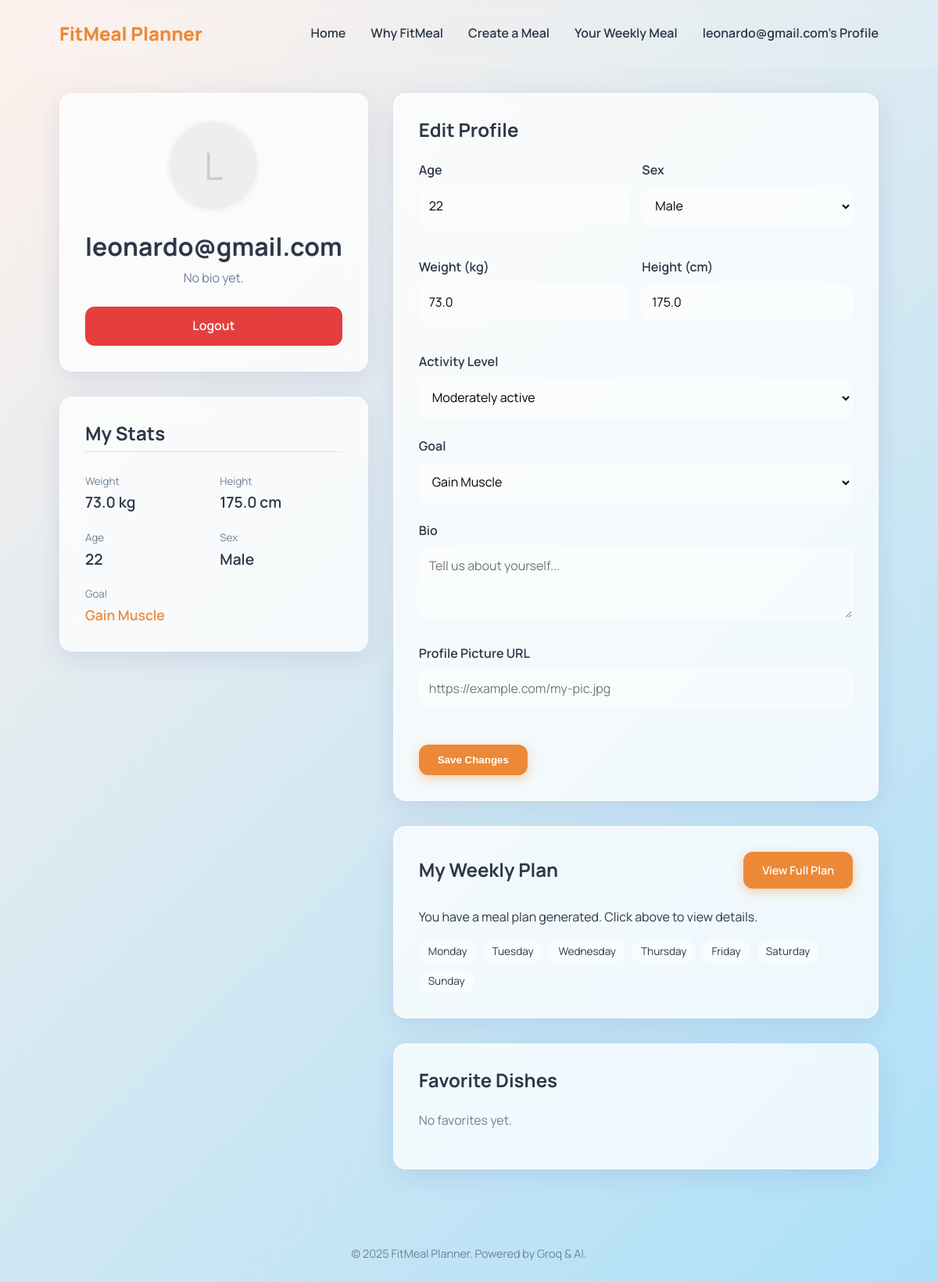
/profile (signed in), run on an earlier commit of the app's database.
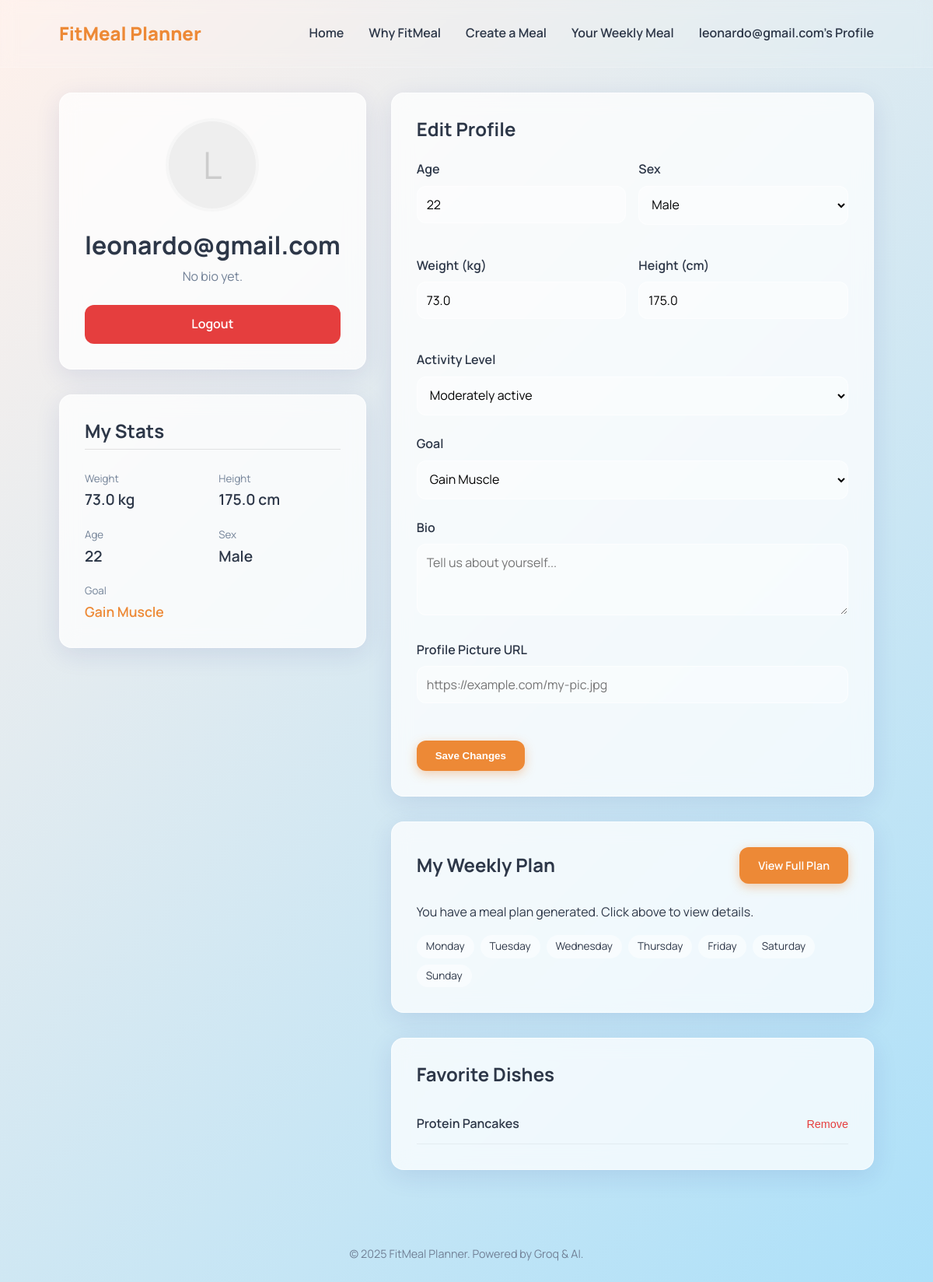
And on a later commit of the database.
### tables this page shows
CREATE TABLE user_profiles (
            user_id TEXT PRIMARY KEY,
            weight REAL,
            height REAL,
            sex TEXT,
            age INTEGER,
            goal TEXT,
            activity_level TEXT, bio TEXT, profile_pic TEXT,
            FOREIGN KEY (user_id) REFERENCES users (id)
        );

CREATE TABLE favorites (
            user_id TEXT,
            recipe_id TEXT,
            recipe_name TEXT,
            PRIMARY KEY (user_id, recipe_id),
            FOREIGN KEY (user_id) REFERENCES users (id)
        );

### app.py (the view, shortened to what this page needs)
@app.route('/profile', methods=['GET', 'POST'])
@login_required
def profile():
    user_id = session.get('user_id')
    message = None
    profile = database.get_user_profile(user_id)
    plan = database.get_plan(user_id)
    favorites = database.get_favorites(user_id)
    return render_template('profile.html', profile=profile, plan=plan, favorites=favorites, message=message)

### app.py (called while the page is built)
def login_required(f):
    from functools import wraps
    @wraps(f)
    def decorated_function(*args, **kwargs):
        if 'username' not in session:
            return redirect(url_for('login'))
        return f(*args, **kwargs)
    return decorated_function

### database.py (called while the page is built)
def get_db_connection():
    conn = sqlite3.connect(DB_NAME)
    conn.row_factory = sqlite3.Row
    return conn

def get_plan(user_id):
    conn = get_db_connection()
    row = conn.execute('SELECT plan_data, status FROM plans WHERE user_id = ?', (user_id,)).fetchone()
    conn.close()
    if row:
        return {
            'week_plan': json.loads(row['plan_data'])['week_plan'],
            'status': row['status']
        }
    return None

def get_user_profile(user_id):
    conn = get_db_connection()
    row = conn.execute('SELECT * FROM user_profiles WHERE user_id = ?', (user_id,)).fetchone()
    conn.close()
    if row:
        return dict(row)
    return None

def get_favorites(user_id):
    conn = get_db_connection()
    rows = conn.execute('SELECT * FROM favorites WHERE user_id = ?', (user_id,)).fetchall()
    conn.close()
    return [dict(row) for row in rows]

### templates/profile.html (shortened to what this page needs)
{% extends "base.html" %}
{% block content %}
<div class="container" style="padding-top: 2rem; padding-bottom: 4rem;">
    <div style="display: grid; grid-template-columns: 1fr 2fr; gap: 2rem; align-items: start;">
        <div style="display: flex; flex-direction: column; gap: 2rem;">
            <div class="glass-card" style="padding: 2rem; text-align: center;">
                <div style="width: 120px; height: 120px; border-radius: 50%; background: #eee; margin: 0 auto 1.5rem; overflow: hidden; border: 4px solid rgba(255,255,255,0.5);">
                    {% if profile and profile.profile_pic %}
                        <img src="{{ profile.profile_pic }}" alt="Profile Pic" style="width: 100%; height: 100%; object-fit: cover;">
                    {% else %}
                        <div style="width: 100%; height: 100%; display: flex; align-items: center; justify-content: center; font-size: 3rem; color: #ccc;">
                            {{ session.username[0] | upper }}
                        </div>
                    {% endif %}
                </div>
                <h2 style="margin-bottom: 0.5rem;">{{ session.username }}</h2>
                <p style="color: var(--color-text-muted); margin-bottom: 1.5rem;">{{ profile.bio if profile and profile.bio else "No bio yet." }}</p>
                <a href="{{ url_for('logout') }}" onclick="return confirm('Are you sure you want to logout?');" class="btn" style="background: #e53e3e; color: white; width: 100%;">Logout</a>
            </div>
            <div class="glass-card" style="padding: 2rem;">
                <h3 style="margin-bottom: 1.5rem; border-bottom: 1px solid rgba(0,0,0,0.1); padding-bottom: 0.5rem;">My Stats</h3>
                <div style="display: grid; grid-template-columns: 1fr 1fr; gap: 1rem;">
                    <div>
                        <small style="color: var(--color-text-muted);">Weight</small>
                        <div style="font-size: 1.2rem; font-weight: 600;">{{ profile.weight if profile and profile.weight else "--" }} kg</div>
                    </div>
                    <div>
                        <small style="color: var(--color-text-muted);">Height</small>
                        <div style="font-size: 1.2rem; font-weight: 600;">{{ profile.height if profile and profile.height else "--" }} cm</div>
                    </div>
                    <div>
                        <small style="color: var(--color-text-muted);">Age</small>
                        <div style="font-size: 1.2rem; font-weight: 600;">{{ profile.age if profile and profile.age else "--" }}</div>
                    </div>
                    <div>
                        <small style="color: var(--color-text-muted);">Sex</small>
                        <div style="font-size: 1.2rem; font-weight: 600;">{{ profile.sex if profile and profile.sex else "--" }}</div>
                    </div>
                </div>
                <div style="margin-top: 1rem;">
                    <small style="color: var(--color-text-muted);">Goal</small>
                    <div style="font-size: 1.1rem; font-weight: 600; color: var(--color-accent);">{{ profile.goal if profile and profile.goal else "--" }}</div>
                </div>
            </div>
        </div>
        <div style="display: flex; flex-direction: column; gap: 2rem;">
            <div class="glass-card" style="padding: 2rem;">
                <h3 style="margin-bottom: 1.5rem;">Edit Profile</h3>
                <form action="{{ url_for('profile') }}" method="POST">
                    <div style="display: grid; grid-template-columns: 1fr 1fr; gap: 1rem;">
                        <div class="form-group">
                            <label for="age">Age</label>
                            <input type="number" id="age" name="age" value="{{ profile.age if profile else '' }}" min="1" max="120">
                        </div>
                        <div class="form-group">
                            <label for="sex">Sex</label>
                            <select id="sex" name="sex">
                                <option value="Male" {% if profile and profile.sex == 'Male' %}selected{% endif %}>Male</option>
                            </select>
                        </div>
                        <div class="form-group">
                            <label for="weight">Weight (kg)</label>
                            <input type="number" id="weight" name="weight" value="{{ profile.weight if profile else '' }}" step="0.1" min="1">
                        </div>
                        <div class="form-group">
                            <label for="height">Height (cm)</label>
                            <input type="number" id="height" name="height" value="{{ profile.height if profile else '' }}" min="1">
                        </div>
                    </div>
                    <div class="form-group" style="margin-top: 1rem;">
                        <label for="activity_level">Activity Level</label>
                        <select id="activity_level" name="activity_level">
                            <option value="Moderately active" {% if profile and profile.activity_level == 'Moderately active' %}selected{% endif %}>Moderately active</option>
                        </select>
                    </div>
                    <div class="form-group" style="margin-top: 1rem;">
                        <label for="goal">Goal</label>
                        <select id="goal" name="goal">
                            <option value="Gain Muscle" {% if profile and profile.goal == 'Gain Muscle' %}selected{% endif %}>Gain Muscle</option>
                        </select>
                    </div>
                    <div class="form-group" style="margin-top: 1rem;">
                        <label for="bio">Bio</label>
                        <textarea id="bio" name="bio" rows="3" placeholder="Tell us about yourself...">{{ profile.bio if profile and profile.bio else '' }}</textarea>
                    </div>
                    <div class="form-group" style="margin-top: 1rem;">
                        <label for="profile_pic">Profile Picture URL</label>
                        <input type="url" id="profile_pic" name="profile_pic" value="{{ profile.profile_pic if profile and profile.profile_pic else '' }}" placeholder="https://example.com/my-pic.jpg">
                    </div>
                    <button type="submit" class="btn btn-primary" style="margin-top: 1.5rem;">Save Changes</button>
                </form>
            </div>
            <div class="glass-card" style="padding: 2rem;">
                <div style="display: flex; justify-content: space-between; align-items: center; margin-bottom: 1.5rem;">
                    <h3 style="margin: 0;">My Weekly Plan</h3>
                    <a href="{{ url_for('plan') }}" class="btn btn-primary" style="font-size: 0.9rem;">View Full Plan</a>
                </div>
                {% if plan and plan.week_plan %}
                    <p>You have a meal plan generated. Click above to view details.</p>
                    <div style="display: flex; gap: 0.5rem; flex-wrap: wrap; margin-top: 1rem;">
                        {% for day in plan.week_plan %}
                            <span style="background: rgba(255,255,255,0.5); padding: 0.25rem 0.75rem; border-radius: 20px; font-size: 0.85rem;">{{ day }}</span>
                        {% endfor %}
                    </div>
                {% else %}
                    <p style="color: var(--color-text-muted);">No plan generated yet.</p>
                    <a href="{{ url_for('planner') }}" style="color: var(--color-accent); font-weight: 600;">Create one now &rarr;</a>
                {% endif %}
            </div>
            <div class="glass-card" style="padding: 2rem;">
                <h3 style="margin-bottom: 1.5rem;">Favorite Dishes</h3>
                {% if favorites %}
                    <ul style="list-style: none; padding: 0;">
                        {% for fav in favorites %}
                        <li style="display: flex; justify-content: space-between; align-items: center; padding: 0.75rem 0; border-bottom: 1px solid rgba(0,0,0,0.05);">
                            <span style="font-weight: 600; color: var(--color-text);">{{ fav.recipe_name }}</span>
                            <form action="{{ url_for('remove_favorite_route', recipe_id=fav.recipe_id) }}" method="POST" style="display: inline;">
                                <button type="submit" style="background: none; border: none; color: #e53e3e; cursor: pointer; font-size: 0.9rem;">Remove</button>
                            </form>
                        </li>
                        {% endfor %}
                    </ul>
                {% else %}
                    <p style="color: var(--color-text-muted);">No favorites yet.</p>
                {% endif %}
            </div>
        </div>
    </div>
</div>
{% endblock %}

### templates/base.html (shortened to what this page needs)
<!DOCTYPE html>
<html lang="en">
<head>
    <link rel="stylesheet" href="{{ url_for('static', filename='styles.css') }}">
</head>
<body>
    <header>
        <div class="container">
            <nav>
                <a href="{{ url_for('index') }}" class="logo">FitMeal Planner</a>
                <ul class="nav-links">
                    <li><a href="{{ url_for('index') }}">Home</a></li>
                    <li><a href="{{ url_for('about') }}">Why FitMeal</a></li>
                    {% if session.get('username') %}
                        <li><a href="{{ url_for('planner') }}">Create a Meal</a></li>
                        <li><a href="{{ url_for('plan') }}">Your Weekly Meal</a></li>
                        <li><a href="{{ url_for('profile') }}" style="font-weight: 600;">{{ session.username }}'s Profile</a></li>
                    {% else %}
                        <li><a href="{{ url_for('login') }}" class="btn btn-primary" style="padding: 0.5rem 1rem; color: white;">Login / Sign Up</a></li>
                    {% endif %}
                </ul>
            </nav>
        </div>
    </header>
    <main>
        {% block content %}{% endblock %}
    </main>
    <footer>
        <div class="container" style="text-align: center; padding: 2rem 0; color: var(--color-text-muted); font-size: 0.9rem;">
            &copy; 2025 FitMeal Planner. Powered by Groq & AI.
        </div>
    </footer>
</body>
</html>

### static/styles.css (style rules this page uses)
:root { --font-main: 'Manrope', sans-serif; --color-bg-gradient-start: #fff1eb; --color-bg-gradient-end: #ace0f9; --color-glass-bg: rgba(255, 255, 255, 0.75); --color-glass-border: rgba(255, 255, 255, 0.6); --color-text-main: #2d3748; --color-text-muted: #718096; --color-accent: #ed8936; --color-accent-hover: #c05621; --shadow-glass: 0 8px 32px 0 rgba(31, 38, 135, 0.1); --radius-card: 16px; --radius-btn: 12px; --transition-speed: 0.3s; }
* { box-sizing: border-box; margin: 0; padding: 0; }
body { font-family: var(--font-main); background: linear-gradient(135deg, var(--color-bg-gradient-start) 0%, var(--color-bg-gradient-end) 100%); color: var(--color-text-main); min-height: 100vh; line-height: 1.6; overflow-x: hidden; }
a { text-decoration: none; color: inherit; transition: color var(--transition-speed); }
ul { list-style: none; }
h1, h2, h3, h4, h5, h6 { font-weight: 700; line-height: 1.2; margin-bottom: 1rem; }
h2 { font-size: 2rem; }
h3 { font-size: 1.5rem; }
p { margin-bottom: 1rem; }
.container { width: 90%; max-width: 1200px; margin: 0 auto; padding: 0 1rem; }
.glass-card { background: var(--color-glass-bg); backdrop-filter: blur(12px); -webkit-backdrop-filter: blur(12px); border: 1px solid var(--color-glass-border); border-radius: var(--radius-card); box-shadow: var(--shadow-glass); padding: 2rem; }
.btn { display: inline-block; padding: 0.75rem 1.5rem; border-radius: var(--radius-btn); font-weight: 600; cursor: pointer; border: none; transition: all var(--transition-speed); text-align: center; }
.btn-primary { background-color: var(--color-accent); color: white; box-shadow: 0 4px 14px 0 rgba(237, 137, 54, 0.39); }
header { padding: 1.5rem 0; position: sticky; top: 0; z-index: 100; background: rgba(255, 255, 255, 0.1); backdrop-filter: blur(10px); -webkit-backdrop-filter: blur(10px); border-bottom: 1px solid rgba(255, 255, 255, 0.2); }
nav { display: flex; justify-content: space-between; align-items: center; }
.logo { font-size: 1.5rem; font-weight: 800; color: var(--color-accent); }
.nav-links { display: flex; gap: 2rem; }
.nav-links a { font-weight: 600; color: var(--color-text-main); position: relative; }
.nav-links a::after { content: ''; position: absolute; width: 0; height: 2px; bottom: -4px; left: 0; background-color: var(--color-accent); transition: width 0.3s; }
.form-group { margin-bottom: 1.5rem; }
label { display: block; margin-bottom: 0.5rem; font-weight: 600; color: var(--color-text-main); }
input, select, textarea { width: 100%; padding: 0.75rem; border-radius: var(--radius-btn); border: 1px solid rgba(255, 255, 255, 0.6); background: rgba(255, 255, 255, 0.4); font-family: inherit; font-size: 1rem; transition: all var(--transition-speed); }
main { animation: fadeIn 0.6s ease-out; }

What changed in the data, as far as the page shows it:
added favorites: recipe_name "Protein Pancakes"
Also different on the page:
text no longer shown: "No favorites yet."
